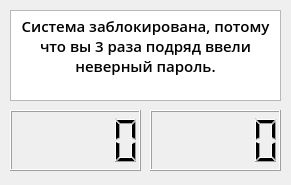
<?xml version="1.0" encoding="UTF-8"?>
<ui version="4.0">
 <class>Form</class>
 <widget class="QWidget" name="Form">
  <property name="geometry">
   <rect>
    <x>0</x>
    <y>0</y>
    <width>291</width>
    <height>185</height>
   </rect>
  </property>
  <property name="windowTitle">
   <string>Form</string>
  </property>
  <widget class="QLCDNumber" name="minutes">
   <property name="geometry">
    <rect>
     <x>10</x>
     <y>110</y>
     <width>131</width>
     <height>61</height>
    </rect>
   </property>
  </widget>
  <widget class="QLCDNumber" name="seconds">
   <property name="geometry">
    <rect>
     <x>150</x>
     <y>110</y>
     <width>131</width>
     <height>61</height>
    </rect>
   </property>
  </widget>
  <widget class="QTextBrowser" name="textBrowser">
   <property name="geometry">
    <rect>
     <x>10</x>
     <y>10</y>
     <width>271</width>
     <height>91</height>
    </rect>
   </property>
   <property name="font">
    <font>
     <family>Open Sans SemiBold</family>
     <pointsize>10</pointsize>
     <weight>75</weight>
     <bold>true</bold>
    </font>
   </property>
   <property name="html">
    <string>&lt;!DOCTYPE HTML PUBLIC &quot;-//W3C//DTD HTML 4.0//EN&quot; &quot;http://www.w3.org/TR/REC-html40/strict.dtd&quot;&gt;
&lt;html&gt;&lt;head&gt;&lt;meta name=&quot;qrichtext&quot; content=&quot;1&quot; /&gt;&lt;style type=&quot;text/css&quot;&gt;
p, li { white-space: pre-wrap; }
&lt;/style&gt;&lt;/head&gt;&lt;body style=&quot; font-family:'Open Sans SemiBold'; font-size:10pt; font-weight:600; font-style:normal;&quot;&gt;
&lt;p align=&quot;center&quot; style=&quot; margin-top:0px; margin-bottom:0px; margin-left:0px; margin-right:0px; -qt-block-indent:0; text-indent:0px;&quot;&gt;&lt;span style=&quot; font-family:'MS Shell Dlg 2'; font-size:11pt; font-weight:400;&quot;&gt;Система заблокирована, потому что вы 3 раза подряд ввели неверный пароль.&lt;/span&gt;&lt;/p&gt;&lt;/body&gt;&lt;/html&gt;</string>
   </property>
  </widget>
 </widget>
 <resources/>
 <connections/>
</ui>
